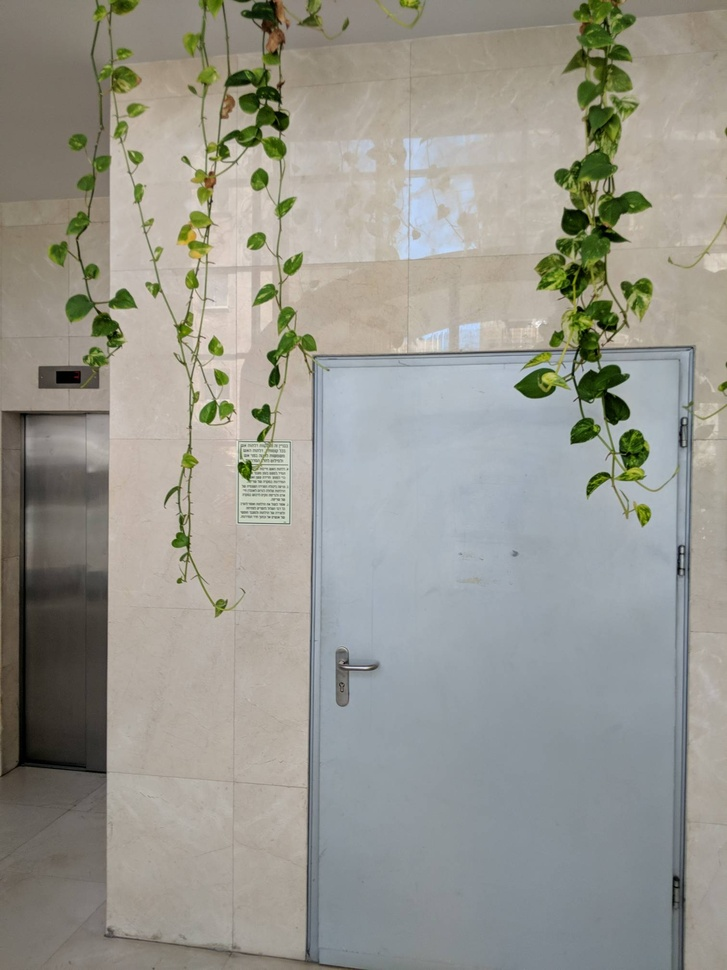
#> input picture data/Images/Office/3.jpg, 727 x 970 px, shrunk from 1512 x 2016 before the run
$ python sift.py
#> lines starting #> are read from the running program, lines starting #| are printed output that depends on the picture
import numpy as np
import cv2
import matplotlib.pyplot as plt
# [62 lines of commented-out code are left out]


image1 = cv2.imread('./data/Images/Office/3.jpg',cv2.COLOR_BGR2GRAY)
#> image1 is the input picture: shape (970, 727, 3); mean B, G, R 142.4, 150.6, 151.2
image2 = cv2.imread('./data/Images/Office/5.jpg',cv2.COLOR_BGR2GRAY)
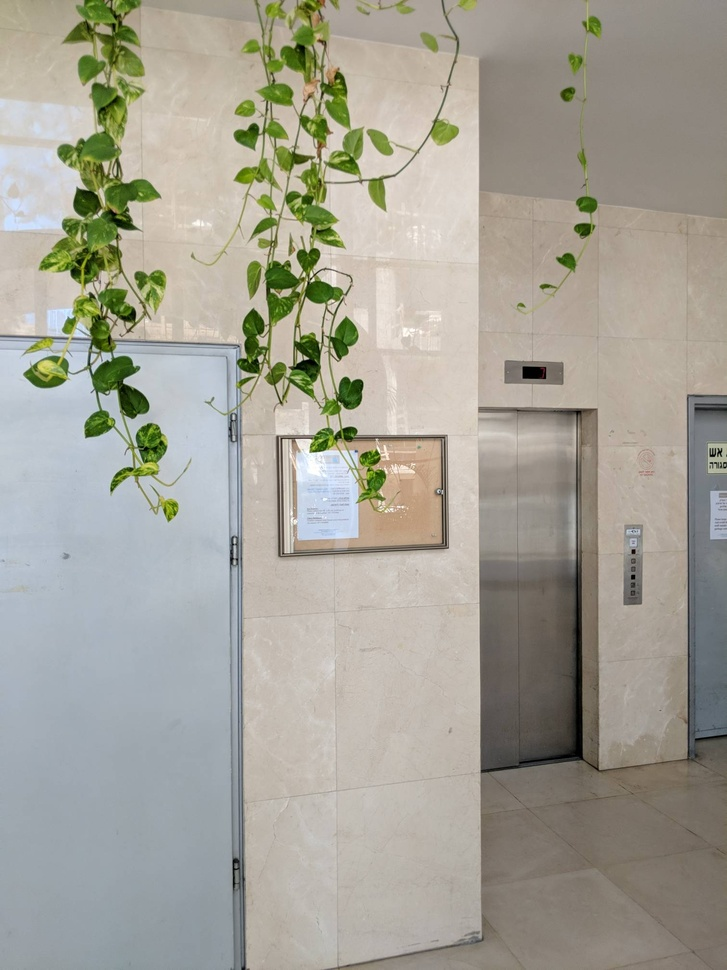
#> input picture data/Images/Office/5.jpg, 727 x 970 px, shrunk from 1512 x 2016 before the run
#> image2 is the input picture: shape (970, 727, 3); mean B, G, R 150.6, 161.7, 164.1

# Perform feature detection and matching (SIFT)
sift = cv2.SIFT_create()

key_points1, descriptors1 = sift.detectAndCompute(image1, None)
#> key_points1 = 2128 keypoints; strongest (x, y, size): (616, 410, 15.8), (274, 378, 9), (263, 414, 11.4), (260, 438, 4.8)
key_points2, descriptors2 = sift.detectAndCompute(image2, None)
#> key_points2 = 2174 keypoints; strongest (x, y, size): (533, 372, 13.6), (306, 358, 2.7), (633, 551, 3), (351, 392, 18.2)

bf = cv2.BFMatcher()
matches = bf.knnMatch(descriptors1, descriptors2, k=2)
#> matches = 2128 matches

# Apply ratio test
good_matches = []
for m, n in matches:
    if m.distance < 0.75 * n.distance:
        good_matches.append(m)
#> after the loop, good_matches = 190 matches

# Draw matches
print(key_points1)
#> (printed output is left out)
print(key_points2)
print(good_matches)
matching_result = cv2.drawMatches(image1, key_points1, image2, key_points2, good_matches, None, flags=cv2.DrawMatchesFlags_NOT_DRAW_SINGLE_POINTS)
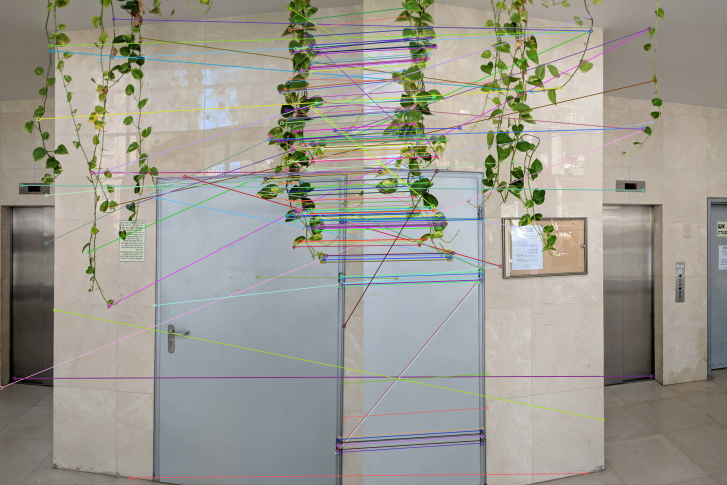
#> matching_result: shape (970, 1454, 3) (shown at 1/2 size); mean B, G, R 146, 154.5, 156.3

# Display matches
cv2.imshow('Matches', matching_result)
cv2.waitKey(0)
cv2.destroyAllWindows()
